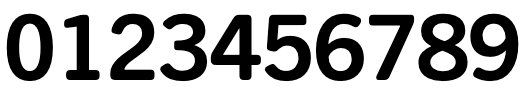
#> input picture Project/digitRecognition/numbers.png, 530 x 100 px
$ python numberSlicing.py
#> lines starting #> are read from the running program, lines starting #| are printed output that depends on the picture; after the words box and inside, x2 and y2 are one past the last pixel; in counts of white or black regions, pixels touching at a corner belong together
import numpy as np
import cv2
import matplotlib.pyplot as plt

def getScoreImg():
    nums = cv2.imread("numbers.png")
#> nums is the input picture: shape (100, 530, 3); min 0, max 255, mean 178.8
    ret, nums = cv2.threshold(nums,127,255,cv2.THRESH_BINARY_INV)
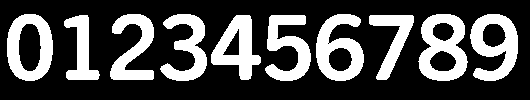
#> nums: shape (100, 530, 3); 29.9% white; 10 white regions, largest, box (x1, y1, x2, y2) and area: (418, 14, 468, 81) 1953, (470, 14, 518, 81) 1809, (316, 14, 364, 81) 1808
    nums = cv2.cvtColor(nums, cv2.COLOR_BGR2GRAY)
    top = np.zeros((1,530))
    nums = np.concatenate((top,top,top,top, nums, top,top,top,top,top), axis=0)
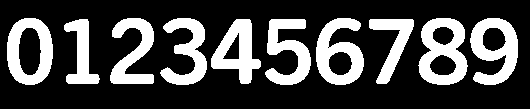
#> nums: shape (109, 530) float64; 27.4% white; 10 white regions, largest, box (x1, y1, x2, y2) and area: (418, 18, 468, 85) 1953, (470, 18, 518, 85) 1809, (316, 18, 364, 85) 1808
    nums = cv2.resize(nums, (530*40//109, 40))
#> nums: shape (40, 194) float64
    ret, nums = cv2.threshold(nums,127,255,cv2.THRESH_BINARY_INV)
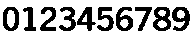
#> nums: shape (40, 194) float64; 72.7% white; 10 black regions, largest, box (x1, y1, x2, y2) and area: (153, 7, 171, 31) 260, (172, 7, 190, 31) 246, (116, 7, 133, 31) 237

    zero = nums[:, 2:20]
    one = nums[:, 21:38]
    two = nums[:, 39: 57]
    three = nums[:, 58: 77]
    four = nums[:, 76:97]
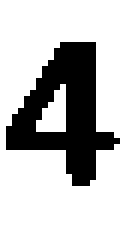
#> four: shape (40, 21) float64 (shown 6 times larger); 74.6% white; 1 black region, box (x1, y1, x2, y2) and area: (1, 7, 20, 31) 213
    five = nums[:, 96:115]
    six = nums[:, 115:134]
    seven = nums[:, 134:153]
    eight = nums[:, 152:172]
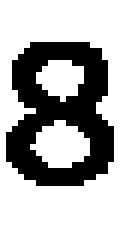
#> eight: shape (40, 20) float64 (shown 6 times larger); 67.5% white; 1 black region, box (x1, y1, x2, y2) and area: (1, 7, 19, 31) 260
    nine = nums[:, 171:191]
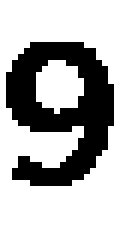
#> nine: shape (40, 20) float64 (shown 6 times larger); 69.2% white; 1 black region, box (x1, y1, x2, y2) and area: (1, 7, 19, 31) 246
    cv2.imwrite("0.png", zero)
    cv2.imwrite("1.png", one)
    cv2.imwrite("2.png", two)
    cv2.imwrite("3.png", three)
    cv2.imwrite("4.png", four)
    cv2.imwrite("5.png", five)
    cv2.imwrite("6.png", six)
    cv2.imwrite("7.png", seven)
    cv2.imwrite("8.png", eight)
    cv2.imwrite("9.png", nine)

    plt.imshow(one, cmap='gray')
    plt.show()
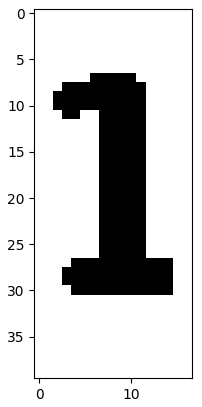
#> figure drawn by matplotlib, 1 panel

def getTimeImg():
    nums = cv2.imread("time.png")
    ret, nums = cv2.threshold(nums,127,255,cv2.THRESH_BINARY_INV)
    nums = cv2.cvtColor(nums, cv2.COLOR_BGR2GRAY)
    print(nums.shape)
    # top = np.zeros((1,530))
    # nums = np.concatenate((top,top,top,top,top,top,top,top, nums,top,top,top,top,top,top,top,top,top), axis=0)
    nums = cv2.resize(nums, (480*40//172, 40))
    ret, nums = cv2.threshold(nums,127,255,cv2.THRESH_BINARY_INV)

    zero = nums[:, 0:12]
    one = nums[:, 12:21]
    two = nums[:, 22: 33]
    three = nums[:, 33: 44]
    four = nums[:, 43:56]
    five = nums[:, 55:66]
    six = nums[:, 66:78]
    seven = nums[:, 77:88]
    eight = nums[:, 88:100]
    nine = nums[:,99:110]
    cv2.imwrite("time_0.png", zero)
    cv2.imwrite("time_1.png", one)
    cv2.imwrite("time_2.png", two)
    cv2.imwrite("time_3.png", three)
    cv2.imwrite("time_4.png", four)
    cv2.imwrite("time_5.png", five)
    cv2.imwrite("time_6.png", six)
    cv2.imwrite("time_7.png", seven)
    cv2.imwrite("time_8.png", eight)
    cv2.imwrite("time_9.png", nine)

    plt.imshow(nine, cmap='gray')
    plt.show()

if __name__ == "__main__":
    getScoreImg()
    # getTimeImg()
